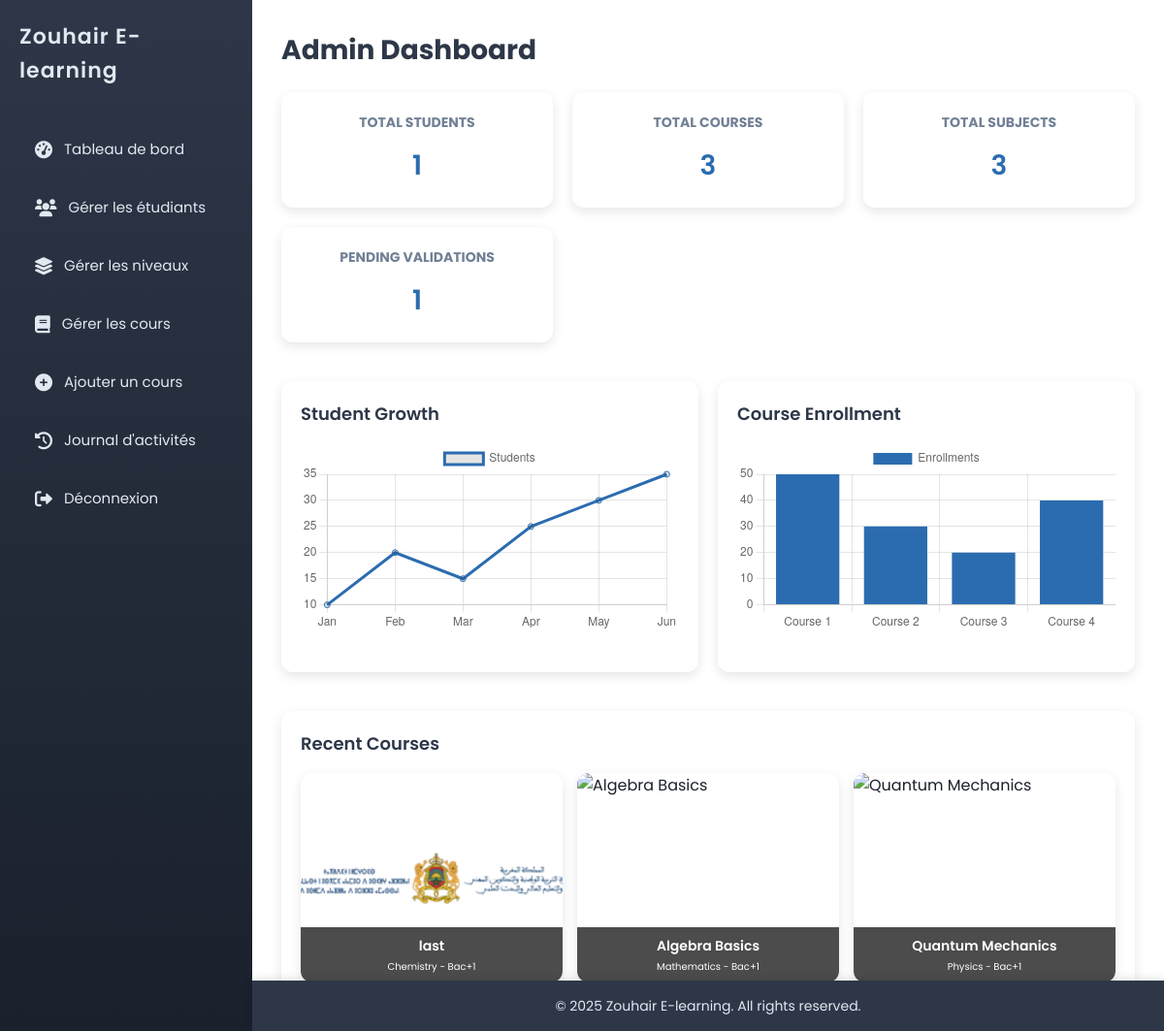
/ (signed in), run on the app's committed database.
### tables this page shows
CREATE TABLE `courses` (
  `id` int(11) NOT NULL,
  `title` varchar(100) NOT NULL,
  `subject_id` int(11) NOT NULL,
  `level_id` int(11) NOT NULL,
  `content_type` enum('pdf','video') NOT NULL,
  `content_path` varchar(255) NOT NULL,
  `image_path` varchar(255) DEFAULT NULL,
  `difficulty` enum('Easy','Medium','Hard') NOT NULL,
  `created_by` int(11) NOT NULL,
  `created_at` timestamp NOT NULL DEFAULT current_timestamp()
);

CREATE TABLE `subjects` (
  `id` int(11) NOT NULL,
  `name` varchar(50) NOT NULL,
  `level_id` int(11) DEFAULT NULL,
  `created_at` timestamp NOT NULL DEFAULT current_timestamp()
);

CREATE TABLE `levels` (
  `id` int(11) NOT NULL,
  `name` varchar(50) NOT NULL,
  `description` text DEFAULT NULL,
  `created_at` timestamp NOT NULL DEFAULT current_timestamp()
);

### index.php (the view, shortened to what this page needs)
<?php
require_once '../includes/config.php';
$total_students = $conn->query("SELECT COUNT(*) FROM students")->fetch_row()[0];
$total_courses = $conn->query("SELECT COUNT(*) FROM courses")->fetch_row()[0];
$total_subjects = $conn->query("SELECT COUNT(*) FROM subjects")->fetch_row()[0];
$pending_students = $conn->query("SELECT COUNT(*) FROM students WHERE is_validated = 0")->fetch_row()[0];
$courses = $conn->query("SELECT c.id, c.title, c.image_path, s.name AS subject, l.name AS level
                         FROM courses c
                         JOIN subjects s ON c.subject_id = s.id
                         JOIN levels l ON c.level_id = l.id
                         LIMIT 6");
?>
<!DOCTYPE html>
<html lang="en">
<head>
    <link rel="stylesheet" href="../assets/css/admin.css">
</head>
<body>
    <?php include '../includes/header.php'; ?>
    <main class="dashboard">
        <h1>Admin Dashboard</h1>
        <div class="stats">
            <div class="stat-card">
                <h3>Total Students</h3>
                <p><?php echo $total_students; ?></p>
            </div>
            <div class="stat-card">
                <h3>Total Courses</h3>
                <p><?php echo $total_courses; ?></p>
            </div>
            <div class="stat-card">
                <h3>Total Subjects</h3>
                <p><?php echo $total_subjects; ?></p>
            </div>
            <div class="stat-card">
                <h3>Pending Validations</h3>
                <p><?php echo $pending_students; ?></p>
            </div>
        </div>
        <div class="charts">
            <div class="chart-container">
                <h2>Student Growth</h2>
                <canvas id="studentChart"></canvas>
            </div>
            <div class="chart-container">
                <h2>Course Enrollment</h2>
                <canvas id="courseChart"></canvas>
            </div>
        </div>
        <div class="tables">
            <div class="table-container">
                <h2>Recent Courses</h2>
                <div class="course-cards">
                    <?php while ($course = $courses->fetch_assoc()): ?>
                        <div class="course-card" data-id="<?php echo $course['id']; ?>">
                            <div class="course-info">
                                <h3><?php echo htmlspecialchars($course['title']); ?></h3>
                                <p><?php echo htmlspecialchars($course['subject']); ?> - <?php echo htmlspecialchars($course['level']); ?></p>
                            </div>
                        </div>
                    <?php endwhile; ?>
                </div>
            </div>
        </div>
    </main>
    <?php include '../includes/footer.php'; ?>
    <script>
        const studentChart = new Chart(document.getElementById('studentChart'), {
            type: 'line',
            data: {
                labels: ['Jan', 'Feb', 'Mar', 'Apr', 'May', 'Jun'],
                datasets: [{
                    label: 'Students',
                    data: [10, 20, 15, 25, 30, 35],
                    borderColor: '#2b6cb0',
                    fill: false
                }]
            }
        });
        const courseChart = new Chart(document.getElementById('courseChart'), {
            type: 'bar',
            data: {
                labels: ['Course 1', 'Course 2', 'Course 3', 'Course 4'],
                datasets: [{
                    label: 'Enrollments',
                    data: [50, 30, 20, 40],
                    backgroundColor: '#2b6cb0'
                }]
            }
        });
    </script>
</body>
</html>

### assets/css/admin.css (style rules this page uses)
* { margin: 0; padding: 0; box-sizing: border-box; }
body { font-family: 'Poppins', sans-serif; background-color: #f0f2f5; color: #1a202c; display: flex; min-height: 100vh; line-height: 1.6; transition: opacity 0.2s ease; }
body, canvas, .pdf-container { user-select: none; -webkit-user-select: none; -moz-user-select: none; -ms-user-select: none; -webkit-user-drag: none; }
.dashboard h1 { font-size: 28px; font-weight: 700; color: #2d3748; margin-bottom: 20px; }
.stats { display: grid; grid-template-columns: repeat(auto-fit, minmax(220px, 1fr)); gap: 20px; margin-bottom: 40px; }
.stat-card { background: #fff; padding: 20px; border-radius: 12px; box-shadow: 0 4px 12px rgba(0, 0, 0, 0.1); text-align: center; transition: transform 0.3s ease; }
.stat-card h3 { font-size: 14px; color: #718096; margin-bottom: 12px; text-transform: uppercase; }
.stat-card p { font-size: 28px; font-weight: 600; color: #2b6cb0; }
.charts { display: grid; grid-template-columns: 1fr 1fr; gap: 20px; margin-bottom: 40px; }
.chart-container { background: #fff; padding: 20px; border-radius: 12px; box-shadow: 0 4px 12px rgba(0, 0, 0, 0.1); height: 300px; }
.chart-container h2 { font-size: 18px; color: #2d3748; margin-bottom: 15px; font-weight: 600; }
.chart-container canvas { max-height: 200px; }
.tables { display: grid; grid-template-columns: 1fr; gap: 20px; }
.table-container { background: #fff; padding: 20px; border-radius: 12px; box-shadow: 0 4px 12px rgba(0, 0, 0, 0.1); }
.table-container h2 { font-size: 18px; color: #2d3748; margin-bottom: 15px; font-weight: 600; }
.course-cards { display: grid; grid-template-columns: repeat(3, 1fr); gap: 15px; }
.course-card { background: #fff; border-radius: 12px; box-shadow: 0 4px 12px rgba(0, 0, 0, 0.1); overflow: hidden; position: relative; width: 100%; padding-top: 80%; transition: transform 0.3s ease; cursor: pointer; }
.course-info { position: absolute; bottom: 0; left: 0; width: 100%; padding: 8px; background: rgba(0, 0, 0, 0.7); color: #fff; text-align: center; }
.course-info h3 { font-size: 14px; font-weight: 600; margin-bottom: 3px; }
.course-info p { font-size: 10px; }

### data on the page
courses: title "last", subject.name "Chemistry", level.name "Bac+1"
courses: title "Algebra Basics", subject.name "Mathematics", level.name "Bac+1"
courses: title "Quantum Mechanics", subject.name "Physics", level.name "Bac+1"

### other printed values
$total_students "1"
$total_courses "3"
$total_subjects "3"
$pending_students "1"
